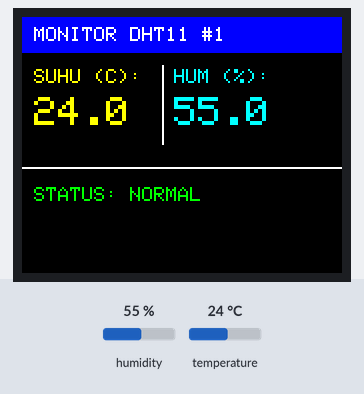
This sketch was run on a simulated ESP8266 (NodeMCU). Shown: 160×128 colour display. The test bench sets the inputs (shaded band); at power-on: humidity 55 %, temperature 24 °C. What the sketch prints to the serial monitor is not drawn.

Above: at 5.4 s.
5.5 s: humidity set to 32 %
At 9.0 s:
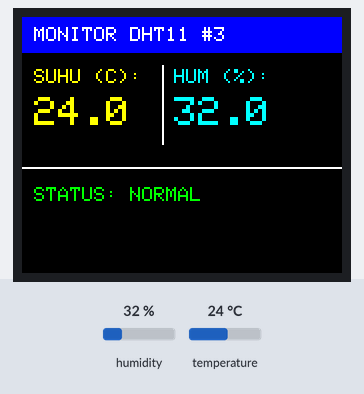
14.5 s: humidity set to 29 %
At 17.5 s:
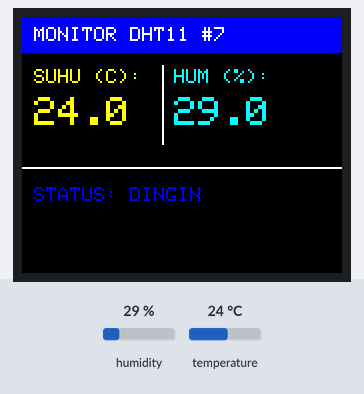
23.5 s: temperature set to 33 °C
At 24.8 s:
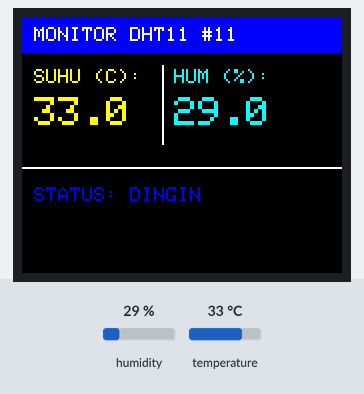
28.3 s: temperature set to 36 °C
At 33.3 s:
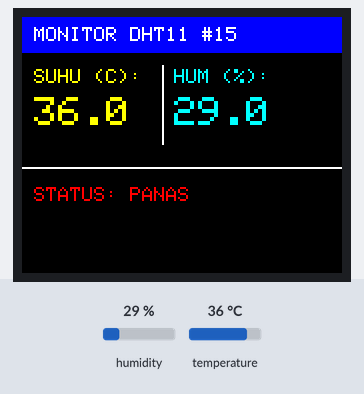
37.3 s: temperature set to 12 °C
At 40.6 s:
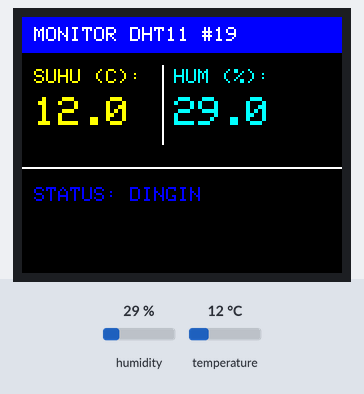
Timing chart, 0 to 42.1 s (numbered marks = the images above; inputs shaded):
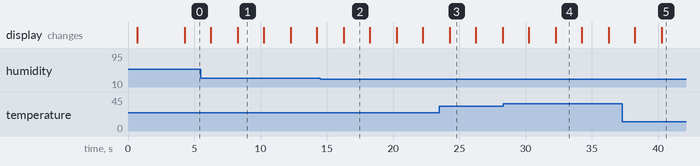

Measured:
- the behaviour switches between 31 and 30 % on humidity (found by bisection; images 1 and 2)
- the behaviour switches between 34 and 35 °C on temperature (found by bisection; images 3 and 4)
- after the input at 14.5 s, the display: changes after 1.8 s (image 2)
- after the input at 28.3 s, the display: first differs from a run without the input after 4.0 s (image 4)
- after the input at 37.3 s, the display: first differs from a run without the input after 3.0 s (image 5)

The sketch:

02_DHT11_OLED_Display.ino
```cpp
#include "config.h"
#include "dht_sensor.h"
#include "oled_display.h"

float currentTemperature = 0.0;
float currentHumidity = 0.0;
unsigned long lastReadMillis = 0;
unsigned long readCount = 0;

void setup() {
    Serial.begin(SERIAL_BAUD);
    delay(500);

    Serial.println("=========================================================");
    Serial.println("BELAJAR KONSEP MODULAR ESP8266 + TFT ST7735");
    Serial.println("=========================================================");

    initDisplay();
    drawSplashScreen();

    initSensor();
    delay(1000);
}

void loop() {
  unsigned long nowMillis = millis();

  if (nowMillis - lastReadMillis >= READ_INTERVAL_MILLIS) {
    lastReadMillis = nowMillis;
    readCount++;

    if (readDHTData(currentTemperature, currentHumidity)) {
        Serial.println("[loop] Pembacaan sensor DHT11 berhasil!");
        Serial.println("[loop] Total Pembacaan: " + String(readCount));
        Serial.println("[loop] Temperatur     : " + String(currentTemperature) + " °C");
        Serial.println("[loop] Humidity       : " + String(currentHumidity) + " %");

        drawDashboardViewer(currentTemperature, currentHumidity, readCount);
    } else {
        Serial.println("[loop] Gagal membaca sensor DHT11!");
        drawDataError();
    }
  }
}
```

dht_sensor.h
```cpp
#ifndef DHT_SENSOR_H
#define DHT_SENSOR_H

#include "config.h"
#include <DHT.h>

static DHT dht(DHTPIN, DHT_TYPE);

inline void initSensor() {
  dht.begin();
  Serial.println(F("[INFO] Driver Sensor DHT11 berhasil diinisialisasi."));
}

inline bool readDHTData(float &temp, float &hum) {
  float t = dht.readTemperature();
  float h = dht.readHumidity();

  if (isnan(t) || isnan(h)) {
    Serial.println(F("[ERR] Sensor membaca NaN!"));
    return false;
  }

  // Filter nilai corrupt/glitch
  if (t < 0.0 || t > 50.0 || h < 10.0 || h > 99.0) {
    Serial.println(F("[WARN] Sinyal data corrupt! Nilai dibuang."));
    return false;
  }

  temp = t;
  hum = h;
  return true;
}

#endif // DHT_SENSOR_H
```

oled_display.h
```cpp
#ifndef OLED_DISPLAY_H
#define OLED_DISPLAY_H

#include "config.h"
#include <Adafruit_GFX.h>
#include <Adafruit_ST7735.h>
#include <SPI.h>

static Adafruit_ST7735 tft = Adafruit_ST7735(TFT_CS, TFT_DC, TFT_RST);
static bool isDisplayAvailable = false;

inline bool initDisplay() {
  tft.initR(INITR_BLACKTAB);
  tft.setRotation(1); // Modus Landscape
  tft.fillScreen(ST7735_BLACK);

  isDisplayAvailable = true;
  Serial.println(F("[INFO] Layar TFT 1.77 ST7735 berhasil diinisialisasi."));
  return true;
}

inline void drawSplashScreen() {
  if (!isDisplayAvailable) return;

  tft.fillScreen(ST7735_BLACK);
  tft.drawRect(2, 2, tft.width() - 4, tft.height() - 4, ST7735_CYAN);

  tft.setTextColor(ST7735_YELLOW);
  tft.setTextSize(1);
  tft.setCursor(15, 20);
  tft.print(F("MONITORING SUHU"));

  tft.setTextColor(ST7735_WHITE);
  tft.setCursor(15, 35);
  tft.print(F("& KELEMBABAN"));

  tft.setTextColor(ST7735_GREEN);
  tft.setTextSize(2);
  tft.setCursor(20, 60);
  tft.print(F("[ WELL AH ]"));

  delay(2500);
}

inline void drawDashboardViewer(float temp, float hum, unsigned long packetCount) {
  if (!isDisplayAvailable) return;

  tft.fillScreen(ST7735_BLACK);

  // Header Bar Top
  tft.fillRect(0, 0, tft.width(), 18, ST7735_BLUE);
  tft.setTextSize(1);
  tft.setTextColor(ST7735_WHITE, ST7735_BLUE);
  tft.setCursor(6, 5);
  tft.print(F("MONITOR DHT11 #"));
  tft.print(packetCount);

  // Area Temp
  tft.setTextColor(ST7735_YELLOW, ST7735_BLACK);
  tft.setTextSize(1);
  tft.setCursor(6, 26);
  tft.print(F("SUHU (C):"));

  tft.setTextSize(2);
  tft.setCursor(6, 40);
  tft.print(temp, 1);

  // Garis Pembagi Vertikal
  tft.drawFastVLine(70, 24, 40, ST7735_WHITE);

  // Area Hum
  tft.setTextSize(1);
  tft.setTextColor(ST7735_CYAN, ST7735_BLACK);
  tft.setCursor(76, 26);
  tft.print(F("HUM (%):"));

  tft.setTextSize(2);
  tft.setCursor(76, 40);
  tft.print(hum, 1);

  // Bar Status Bawah
  tft.drawFastHLine(0, 75, tft.width(), ST7735_WHITE);
  tft.setTextSize(1);
  tft.setCursor(6, 85);

  if (temp >= 35.0 || hum >= 80.0) {
    tft.setTextColor(ST7735_RED, ST7735_BLACK);
    tft.print(F("STATUS: PANAS"));
  } else if (temp <= 18.0 || hum <= 30.0) {
    tft.setTextColor(ST7735_BLUE, ST7735_BLACK);
    tft.print(F("STATUS: DINGIN"));
  } else {
    tft.setTextColor(ST7735_GREEN, ST7735_BLACK);
    tft.print(F("STATUS: NORMAL"));
  }
}

inline void drawDataError() {
  if (!isDisplayAvailable) return;

  tft.fillScreen(ST7735_RED);
  tft.setTextSize(1);
  tft.setTextColor(ST7735_WHITE);
  tft.setCursor(15, 40);
  tft.println(F("Gagal Membaca Sensor!"));
  tft.setCursor(15, 60);
  tft.println(F("Periksa Kabel D1 DHT11."));
}

#endif // OLED_DISPLAY_H
```

config.h
```cpp
#ifndef CONFIG_H
#define CONFIG_H

#include <Arduino.h>

#define SERIAL_BAUD 115200

// Sensor DHT11 menggunakan GPIO 5 (Label D1 pada Shield NodeMCU)
#define DHTPIN          5
#define DHT_TYPE    DHT11

// Konfigurasi Pin TFT 1.77 inch ST7735 (SPI)
#define TFT_CS         0  // Pin CS (Pin 7 TFT)  -> GPIO 0 (D3)
#define TFT_RST        2  // Pin RES (Pin 5 TFT) -> GPIO 2 (D4)
#define TFT_DC         4  // Pin RS (Pin 6 TFT)  -> GPIO 4 (D2)

#define TFT_WIDTH    128
#define TFT_HEIGHT   160

// Konfigurasi Sistem
#define READ_INTERVAL_MILLIS 2000

#endif // CONFIG_H
```
